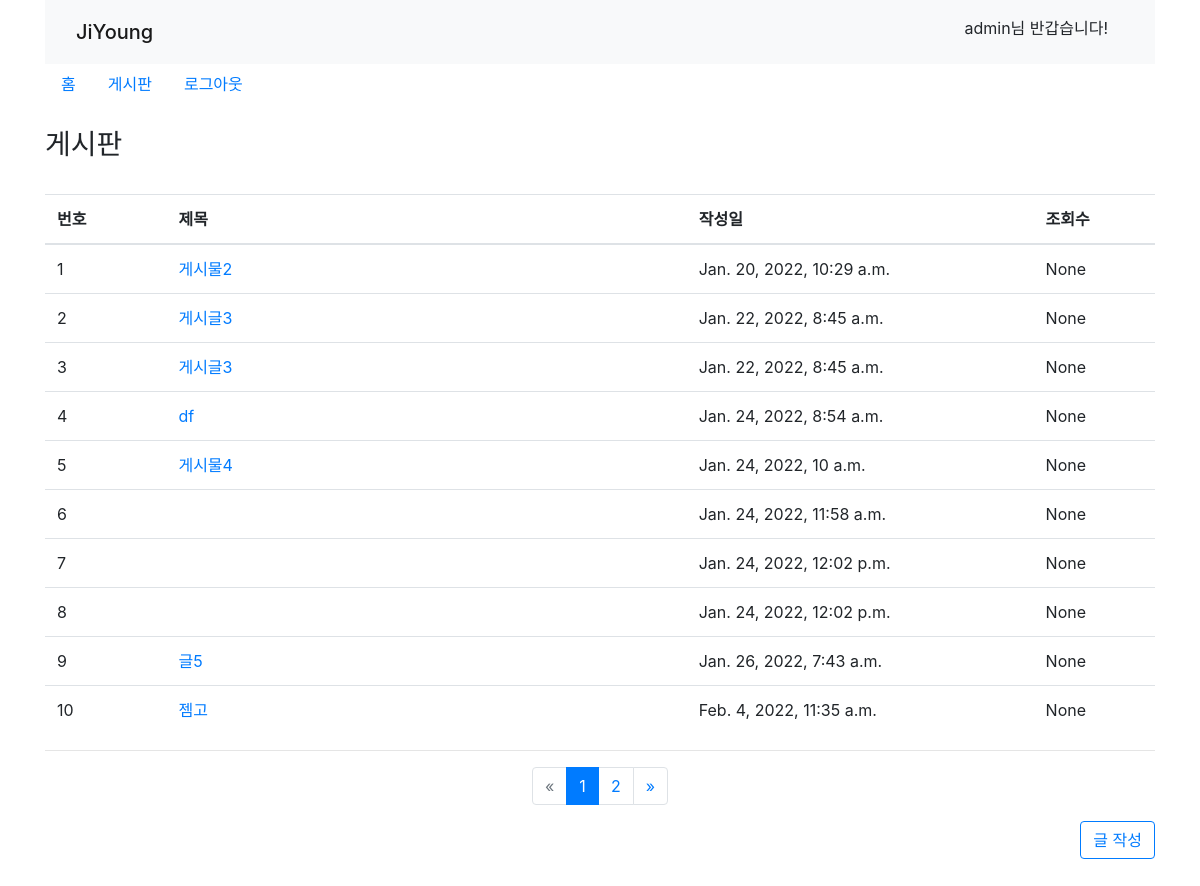
Screenshot of /crud/ (signed in) with the database file from the repository.
### crud/models.py (models this page shows)
class Post(models.Model):
   post_title = models.CharField(max_length=100)
   post_content = models.TextField()
   post_views = models.IntegerField(default=0)
   created_at = models.DateTimeField(auto_now_add=True)
   updated_at = models.DateTimeField(auto_now=True)
   """
   1. models.py에서 모델 변경사항을 적용한다
   2. python manage.py makemigrations 명령어를 실행하여
      변경사항에 대한 migration을 만든다
   3. python manage.py migrate 명령어를 실행하여
      변경사항을 데이터베이스에 적용한다
   """

### crud/views.py (the view)
# urls.py: path('', views.index, name='index'),
@login_required
def index(request):
    post_list = Post.objects.all()
    paginator = Paginator(post_list, 10)
    page = request.GET.get('page')
    posts = paginator.get_page(page)
    context = {'post_list' : post_list, 'posts':posts}
    return render(request, 'crud/index.html', context)

### crud/templates/crud/index.html (shortened to what this page needs)
<!doctype html>
<html>
    <head>
        {% extends "base.html" %}
        {% block content %}
        <h3>게시판</h3><br>
        <table class="table table-hover">
            <thead>
                <tr>
                    <th width="70">번호</th>
                    <th width="300">제목</th>
                    <th width="200">작성일</th>
                    <th width="70">조회수</th>
                </tr>
            </thead>
            <tbody>
                {% for p in posts %}
                <tr>
                    <td >{{ forloop.counter }}</td>
                    <td><a href="{% url 'crud:detail' p.id %}"> {{ p.post_title }} </a></td>
                    <td>{{ p.created_at }}</td>
                    <td>{{ p.post_views }}</td>
                </tr>
                {% endfor %}
            </tbody>
        </table>
        <hr>
        <div class="text-center">
            <ul class="pagination justify-content-center">
                {% if posts.has_previous %}
                <li class="page-item">
                    <a class="page-link" href="?&page={{ posts.previous_page_number }}" aria-label="Previous">
                        <span aria-hidden="true">&laquo;</span>
                        <span class="sr-only">Previous</span>
                    </a>
                </li>
                {% else %}
                <li class="page-item disabled">
                    <a class="page-link" tabindex="-1" aria-disabled="true" href="#" aria-label="Precious">
                        <span aria-hidden="true">&laquo;</span>
                    </a>
                </li>
                {% endif %}
                {% for page_number in posts.paginator.page_range %}
                {% if page_number == posts.number %}
                <li class="page-item active" aria-current="page">
                    <a class="page-link" href="?&page={{ page_number }}">{{ page_number }}</a>
                </li>
                {% else %}
                <li class="page-item">
                    <a class="page-link" href="?&page={{ page_number }}">{{ page_number }}</a>
                </li>
                {% endif %}
                {% endfor %}
                {% if posts.has_next %}
                <li class="page-item">
                    <a class="page-link" href="?&page={{ posts.next_page_number }}" aria-label="Next">
                        <span aria-hidden="true">&raquo;</span>
                    </a>
                </li>
                {% endif %}
            </ul>
        </div>
        <div class="float-right">
            <a href={% url 'crud:write' %}><input class="btn btn-outline-primary" type="button" value="글 작성"></a>
        </div>
        {% endblock content %}

### templates/base.html (shortened to what this page needs)
<!doctype html>
{% load bootstrap4 %}
<html>
    <head>
        <link rel="stylesheet" href="https://stackpath.bootstrapcdn.com/bootstrap/4.3.1/css/bootstrap.min.css">
    </head>
    <body>
        <div class="container">
            <nav class="navbar navbar-light bg-light">
                <div class="container-fluid">
                    <span class="navbar-brand mb-0 h1">JiYoung</span>
                    {% if user.is_authenticated %}
                    <label class="nav-link active">{{ user.username }}님 반갑습니다!</label>
                    {% endif %}
                </div>
            </nav>
            <nav class="nav">
                <a class="nav-link active" href="/">홈</a>
                {% if user.is_authenticated %}
                <a class="nav-link active" href="/crud/">게시판</a>
                <a class="nav-link active" href="{% url 'users:logout' %}">로그아웃</a>
                {% else %}
                <a class="nav-link active" href="{% url 'users:login' %}">로그인</a>
                <a class="nav-link active" href="{% url 'users:signup' %}">회원가입</a>
                {% endif %}
            </nav><br>
            {% block content%}
            {% endblock content %}
            <br><br><br><br><br>
        </div>
    </body>
</html>

### rows the page displays
Post: post_title "게시물2", created_at "Jan. 20, 2022, 10:29 a.m.", post_views "None"
Post: post_title "게시글3", created_at "Jan. 22, 2022, 8:45 a.m.", post_views "None"
Post: post_title "게시글3", created_at "Jan. 22, 2022, 8:45 a.m.", post_views "None"
Post: post_title "df", created_at "Jan. 24, 2022, 8:54 a.m.", post_views "None"
Post: post_title "게시물4", created_at "Jan. 24, 2022, 10 a.m.", post_views "None"
Post: created_at "Jan. 24, 2022, 11:58 a.m.", post_views "None"
Post: created_at "Jan. 24, 2022, 12:02 p.m.", post_views "None"
Post: created_at "Jan. 24, 2022, 12:02 p.m.", post_views "None"
Post: post_title "글5", created_at "Jan. 26, 2022, 7:43 a.m.", post_views "None"
Post: post_title "젬고", created_at "Feb. 4, 2022, 11:35 a.m.", post_views "None"

### other values shown
{{ user.username }} "admin"
{{ page_number }} "1"
{{ page_number }} "2"
